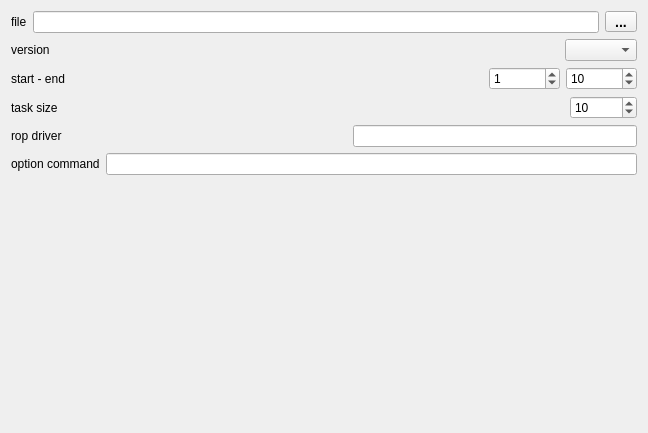
<?xml version="1.0" encoding="UTF-8"?>
<ui version="4.0">
 <class>TaskHoudiniWidget</class>
 <widget class="QWidget" name="TaskHoudiniWidget">
  <property name="geometry">
   <rect>
    <x>0</x>
    <y>0</y>
    <width>648</width>
    <height>433</height>
   </rect>
  </property>
  <property name="acceptDrops">
   <bool>true</bool>
  </property>
  <property name="windowTitle">
   <string>spool Houdini</string>
  </property>
  <layout class="QVBoxLayout" name="verticalLayout">
   <item>
    <layout class="QHBoxLayout" name="horizontalLayout_5">
     <item>
      <widget class="QLabel" name="label_3">
       <property name="text">
        <string>file</string>
       </property>
      </widget>
     </item>
     <item>
      <widget class="QLineEdit" name="lineEditFileName"/>
     </item>
     <item>
      <widget class="QPushButton" name="pushButtonFileNameRef">
       <property name="styleSheet">
        <string notr="true">QPushButton {
padding: 3px;
font: bold 14px;
padding-left: 5px;
padding-right: 5px;
min-width: 20px;
max-width: 20px;
min-height: 13px;
max-height: 13px;
}</string>
       </property>
       <property name="text">
        <string>...</string>
       </property>
      </widget>
     </item>
    </layout>
   </item>
   <item>
    <layout class="QHBoxLayout" name="horizontalLayout_10">
     <item>
      <widget class="QLabel" name="label_9">
       <property name="text">
        <string>version</string>
       </property>
      </widget>
     </item>
     <item>
      <spacer name="horizontalSpacer_7">
       <property name="orientation">
        <enum>Qt::Horizontal</enum>
       </property>
       <property name="sizeHint" stdset="0">
        <size>
         <width>40</width>
         <height>20</height>
        </size>
       </property>
      </spacer>
     </item>
     <item>
      <widget class="QComboBox" name="comboBoxVersion">
       <property name="enabled">
        <bool>true</bool>
       </property>
       <property name="editable">
        <bool>false</bool>
       </property>
       <property name="currentIndex">
        <number>-1</number>
       </property>
      </widget>
     </item>
    </layout>
   </item>
   <item>
    <layout class="QHBoxLayout" name="horizontalLayout">
     <item>
      <widget class="QLabel" name="label">
       <property name="text">
        <string>start - end</string>
       </property>
      </widget>
     </item>
     <item>
      <spacer name="horizontalSpacer">
       <property name="orientation">
        <enum>Qt::Horizontal</enum>
       </property>
       <property name="sizeHint" stdset="0">
        <size>
         <width>40</width>
         <height>20</height>
        </size>
       </property>
      </spacer>
     </item>
     <item>
      <widget class="QSpinBox" name="spinBoxStart">
       <property name="minimum">
        <number>-100000</number>
       </property>
       <property name="maximum">
        <number>1000000000</number>
       </property>
       <property name="value">
        <number>1</number>
       </property>
      </widget>
     </item>
     <item>
      <widget class="QSpinBox" name="spinBoxEnd">
       <property name="minimum">
        <number>-100000</number>
       </property>
       <property name="maximum">
        <number>1000000000</number>
       </property>
       <property name="value">
        <number>10</number>
       </property>
      </widget>
     </item>
    </layout>
   </item>
   <item>
    <layout class="QHBoxLayout" name="horizontalLayout_7">
     <item>
      <widget class="QLabel" name="label_6">
       <property name="text">
        <string>task size</string>
       </property>
      </widget>
     </item>
     <item>
      <spacer name="horizontalSpacer_4">
       <property name="orientation">
        <enum>Qt::Horizontal</enum>
       </property>
       <property name="sizeHint" stdset="0">
        <size>
         <width>40</width>
         <height>20</height>
        </size>
       </property>
      </spacer>
     </item>
     <item>
      <widget class="QSpinBox" name="spinBoxTaskSize">
       <property name="minimum">
        <number>1</number>
       </property>
       <property name="maximum">
        <number>1000000</number>
       </property>
       <property name="value">
        <number>10</number>
       </property>
      </widget>
     </item>
    </layout>
   </item>
   <item>
    <layout class="QHBoxLayout" name="horizontalLayout_2">
     <item>
      <widget class="QLabel" name="label_4">
       <property name="text">
        <string>rop driver</string>
       </property>
      </widget>
     </item>
     <item>
      <spacer name="horizontalSpacer_2">
       <property name="orientation">
        <enum>Qt::Horizontal</enum>
       </property>
       <property name="sizeHint" stdset="0">
        <size>
         <width>40</width>
         <height>20</height>
        </size>
       </property>
      </spacer>
     </item>
     <item>
      <widget class="QLineEdit" name="lineEditRop"/>
     </item>
    </layout>
   </item>
   <item>
    <layout class="QHBoxLayout" name="horizontalLayout_3">
     <item>
      <widget class="QLabel" name="label_2">
       <property name="text">
        <string>option command</string>
       </property>
      </widget>
     </item>
     <item>
      <widget class="QLineEdit" name="lineEditOptionCommand"/>
     </item>
    </layout>
   </item>
   <item>
    <spacer name="verticalSpacer">
     <property name="orientation">
      <enum>Qt::Vertical</enum>
     </property>
     <property name="sizeHint" stdset="0">
      <size>
       <width>20</width>
       <height>40</height>
      </size>
     </property>
    </spacer>
   </item>
  </layout>
 </widget>
 <resources/>
 <connections/>
</ui>
